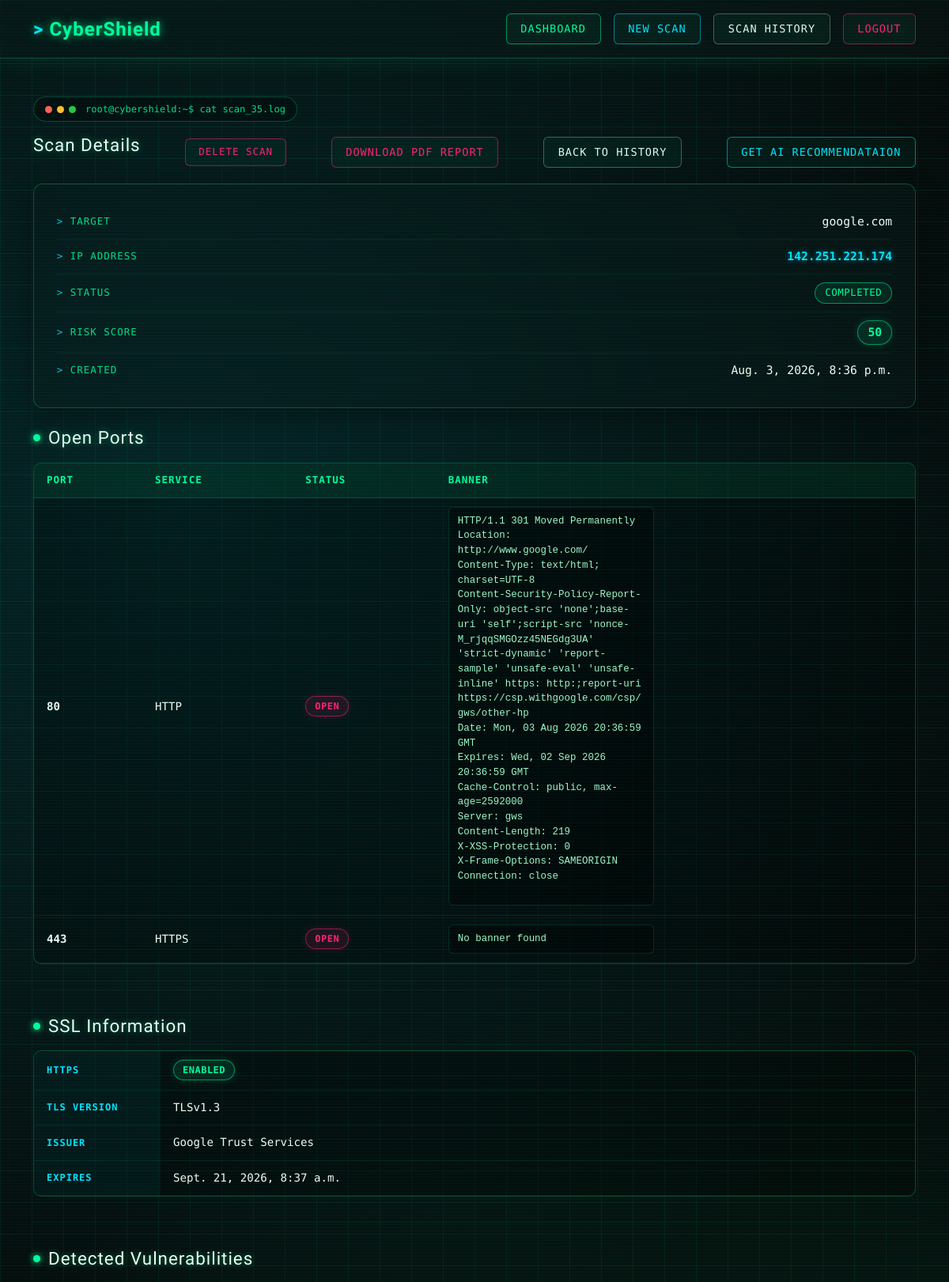
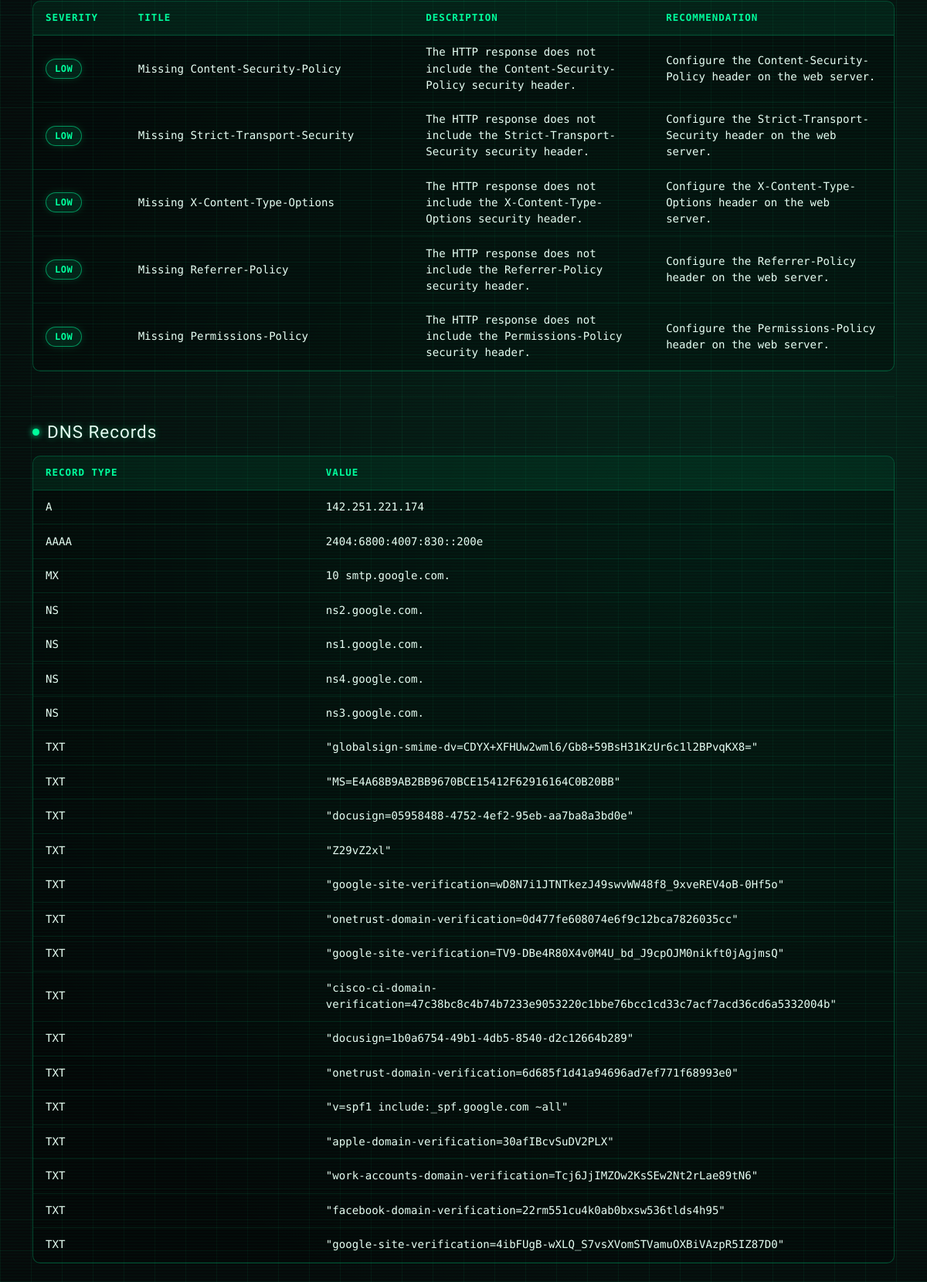
/scanner/35/ (signed in), run on the app's committed database (2 pictures, top to bottom).
### scanner/models.py (models this page shows, shortened)
class Scan(models.Model):
    SCAN_TYPES = [
        ("website", "Website"),
        ("ip", "IP Address"),
        ("domain", "Domain"),
    ]
    STATUS = [
        ("pending", "Pending"),
        ("running", "Running"),
        ("completed", "Completed"),
        ("failed", "Failed"),
    ]
    user = models.ForeignKey(
        User,
        on_delete=models.CASCADE
    )
    target = models.CharField(max_length=255)
    ip_address = models.GenericIPAddressField(
    null=True,
    blank=True
    )
    scan_type = models.CharField(
        max_length=20,
        choices=SCAN_TYPES
    )
    status = models.CharField(
        max_length=20,
        choices=STATUS,
        default="pending"
    )
    risk_score = models.IntegerField(default=0)
    ssl_enabled = models.BooleanField(default=False)
    ssl_issuer = models.CharField(
        max_length=255,
        blank=True
    )
    ssl_expiry = models.DateTimeField(
        null=True,
        blank=True
    )
    tls_version = models.CharField(
        max_length=50,
        blank=True
    )
    ai_recommendation = models.TextField(
        blank=True,
        null=True,
    )
    ai_generated_at = models.DateTimeField(
        blank=True,
        null=True,
    )
    created_at = models.DateTimeField(auto_now_add=True)
    completed_at = models.DateTimeField(
        null=True,
        blank=True
    )

class PortResult(models.Model):
    scan = models.ForeignKey(
        Scan,
        on_delete=models.CASCADE,
        related_name="ports"
    )
    port = models.IntegerField()
    service = models.CharField(
        max_length=100
    )
    status = models.CharField(
        max_length=20,
        default="Open"
    )
    banner = models.TextField(
        blank=True,
        null=True
    )
    version = models.CharField(
        max_length=255,
        blank=True
    )

class Vulnerability(models.Model):
    SEVERITY = [
        ("Critical", "Critical"),
        ("High", "High"),
        ("Medium", "Medium"),
        ("Low", "Low"),
        ("Info", "Info"),
    ]
    scan = models.ForeignKey(
        Scan,
        on_delete=models.CASCADE,
        related_name="vulnerabilities"
    )
    title = models.CharField(max_length=200)
    severity = models.CharField(
        max_length=20,
        choices=SEVERITY
    )
    port = models.IntegerField(
        null=True,
        blank=True
    )
    service = models.CharField(
        max_length=100,
        blank=True
    )
    description = models.TextField()
    recommendation = models.TextField()

class DNSRecord(models.Model):
    scan = models.ForeignKey(
        Scan,
        on_delete=models.CASCADE,
        related_name="dns_records"
    )
    record_type = models.CharField(max_length=20)
    value = models.TextField()

### scanner/views.py (the view)
# urls.py: path("<int:scan_id>/", scan_detail, name="scan_detail"),
@login_required
def scan_detail(request, scan_id):
    scan = get_object_or_404(
        Scan,
        id=scan_id,
        user=request.user
    )
    ports = scan.ports.all()
    vulnerabilities = scan.vulnerabilities.all()
    dns_records = scan.dns_records.all()
    return render(
        request,
        "scanner/detail.html",
        {
            "scan": scan,
            "ports": ports,
            "vulnerabilities": vulnerabilities,
            "dns_records": dns_records,
        },
    )

### scanner/templates/scanner/detail.html (shortened to what this page needs)
{% extends "base.html" %}
{% block content %}
<div class="terminal-tag mb-3">
    <span class="dot dot-red"></span>
    <span class="dot dot-yellow"></span>
    <span class="dot dot-green"></span>
    <span class="terminal-path">root@cybershield:~$ cat scan_{{ scan.id }}.log</span>
</div>
<div class="page-header">
    <h2 class="section-title">Scan Details</h2>
    <a href="{% url 'delete_scan' scan.id %}" class="btn btn-danger glow-btn delete-scan-btn">
        Delete Scan
    </a>
    <a href="{% url 'download_report' scan.id %}" class="btn btn-danger glow-btn">
        Download PDF Report
    </a>
    <a href="{% url 'scan_history' %}" class="btn btn-secondary glow-btn">
        Back to History
    </a>
    <a href="{% url 'generate_ai_recommendation' scan.id %}" class="btn btn-primary btn-glow" id="aiRecommendBtn">Get AI Recommendataion</a>
</div>
<div class="glass-panel detail-card mb-4">
    <div class="card-body">
        <div class="detail-row">
            <span class="detail-label">Target</span>
            <span class="detail-value">{{ scan.target }}</span>
        </div>
        <div class="detail-row">
            <span class="detail-label">IP Address</span>
            <span class="detail-value ip-value">{{ scan.ip_address|default:"—" }}</span>
        </div>
        <div class="detail-row">
            <span class="detail-label">Status</span>
            <span class="detail-value">
                <span class="status-pill status-{{ scan.status|lower }}">{{ scan.status }}</span>
            </span>
        </div>
        <div class="detail-row">
            <span class="detail-label">Risk Score</span>
            <span class="detail-value">
                <span class="risk-badge">{{ scan.risk_score }}</span>
            </span>
        </div>
        <div class="detail-row">
            <span class="detail-label">Created</span>
            <span class="detail-value">{{ scan.created_at }}</span>
        </div>
    </div>
</div>
<h3 class="section-title"><span class="pulse-dot"></span> Open Ports</h3>
<div class="table-wrap mb-4">
    <div class="table-scroll">
        <table class="table cyber-table mb-0">
            <thead>
                <tr>
                    <th>Port</th>
                    <th>Service</th>
                    <th>Status</th>
                    <th>Banner</th>
                </tr>
            </thead>
            <tbody>
                {% for port in ports %}
                <tr>
                    <td class="port-cell">{{ port.port }}</td>
                    <td>{{ port.service }}</td>
                    <td>
                        <span class="status-badge-danger">{{ port.status }}</span>
                    </td>
                    <td>
                        <pre class="banner-pre">{{ port.banner|default:"No banner found" }}</pre>
                    </td>
                </tr>
                {% empty %}
                <tr>
                    <td colspan="4" class="text-center empty-row">
                        No ports found.
                    </td>
                </tr>
                {% endfor %}
            </tbody>
        </table>
    </div>
</div>
<hr class="cyber-divider">
<h3 class="section-title"><span class="pulse-dot"></span> SSL Information</h3>
{% if scan.ssl_enabled %}
<div class="table-wrap mb-4">
    <div class="table-scroll">
        <table class="table cyber-table cyber-table-kv mb-0">
            <tr>
                <th>HTTPS</th>
                <td><span class="status-badge-success">Enabled</span></td>
            </tr>
            <tr>
                <th>TLS Version</th>
                <td>{{ scan.tls_version|default:"—" }}</td>
            </tr>
            <tr>
                <th>Issuer</th>
                <td>{{ scan.ssl_issuer|default:"—" }}</td>
            </tr>
            <tr>
                <th>Expires</th>
                <td>{{ scan.ssl_expiry|default:"—" }}</td>
            </tr>
        </table>
    </div>
</div>
{% else %}
<div class="cyber-alert cyber-alert-warning mb-4">
    <span class="alert-icon">⚠</span> HTTPS is not available.
</div>
{% endif %}
<hr class="cyber-divider">
<h3 class="section-title"><span class="pulse-dot"></span> Detected Vulnerabilities</h3>
{% if vulnerabilities %}
<div class="table-wrap mb-4">
    <div class="table-scroll">
        <table class="table cyber-table mb-0">
            <thead>
                <tr>
                    <th>Severity</th>
                    <th>Title</th>
                    <th>Description</th>
                    <th>Recommendation</th>
                </tr>
            </thead>
            <tbody>
                {% for v in vulnerabilities %}
                <tr>
                    <td>
                        {% if v.severity == "High" %}
                        <span class="status-badge-danger">{{ v.severity }}</span>
                        {% elif v.severity == "Medium" %}
                        <span class="status-badge-warning">{{ v.severity }}</span>
                        {% else %}
                        <span class="status-badge-success">{{ v.severity }}</span>
                        {% endif %}
                    </td>
                    <td>{{ v.title }}</td>
                    <td class="wrap-cell">{{ v.description }}</td>
                    <td class="wrap-cell">{{ v.recommendation }}</td>
                </tr>
                {% endfor %}
            </tbody>
        </table>
    </div>
</div>
{% else %}
<div class="cyber-alert cyber-alert-success mb-4">
    <span class="alert-icon">✓</span> No vulnerabilities detected.
</div>
{% endif %}
<hr class="cyber-divider">
<h3 class="section-title">
    <span class="pulse-dot"></span>
    DNS Records
</h3>
{% if dns_records %}
<div class="table-wrap mb-4">
    <div class="table-scroll">
        <table class="table cyber-table mb-0">
            <thead>
                <tr>
                    <th>Record Type</th>
                    <th>Value</th>
                </tr>
            </thead>
            <tbody>
            {% for record in dns_records %}
                <tr>
                    <td>{{ record.record_type }}</td>
                    <td class="wrap-cell">{{ record.value }}</td>
                </tr>
            {% endfor %}
            </tbody>
        </table>
    </div>
</div>
{% else %}
<div class="cyber-alert cyber-alert-success mb-4">
    <span class="alert-icon">✓</span>
    No DNS Records Found.
</div>
{% endif %}
{% endblock %}

### templates/base.html (style rules this page uses)
:root { --neon-green: #00ff9d; --neon-cyan: #00e5ff; --neon-pink: #ff2079; --glass-bg: rgba(15, 25, 25, 0.45); --glass-border: rgba(0, 255, 157, 0.25); --bg-dark: #060a0a; --bs-body-color: #d7fff0; --bs-body-color-rgb: 215, 255, 240; --bs-emphasis-color: #eafff5; --bs-secondary-color: rgba(215, 255, 240, 0.65); --bs-tertiary-color: rgba(215, 255, 240, 0.45); --bs-heading-color: #eafff5; --bs-link-color: #00e5ff; --bs-link-color-rgb: 0, 229, 255; --bs-link-hover-color: #00ff9d; --bs-card-color: #d7fff0; --bs-card-cap-color: #eafff5; --bs-card-bg: transparent; --bs-card-border-color: rgba(0, 255, 157, 0.25); --bs-table-color: #d7fff0; --bs-table-bg: transparent; --bs-table-border-color: rgba(0, 255, 157, 0.15); --bs-table-striped-color: #d7fff0; --bs-table-striped-bg: rgba(0, 255, 157, 0.04); --bs-table-hover-color: #eafff5; --bs-table-hover-bg: rgba(0, 255, 157, 0.06); --bs-form-control-color: #eafff5; --bs-form-select-color: #eafff5; --bs-alert-bg: transparent; --bs-alert-border-color: transparent; }
* { box-sizing: border-box; }
html, body { min-height: 100%; }
body { background-color: var(--bg-dark); background-image: linear-gradient(rgba(0, 255, 157, 0.06) 1px, transparent 1px), linear-gradient(90deg, rgba(0, 255, 157, 0.06) 1px, transparent 1px), radial-gradient(circle at 20% 20%, rgba(0, 229, 255, 0.12), transparent 40%), radial-gradient(circle at 80% 70%, rgba(0, 255, 157, 0.10), transparent 45%); background-size: 40px 40px, 40px 40px, cover, cover; color: #d7fff0; font-family: 'Share Tech Mono', monospace; min-height: 100vh; position: relative; overflow-x: hidden; }
body::before { content: ""; position: fixed; inset: 0; pointer-events: none; background: repeating-linear-gradient( 0deg, rgba(0, 255, 157, 0.03) 0px, rgba(0, 255, 157, 0.03) 1px, transparent 2px, transparent 4px ); z-index: 1000; }
h1, h2, h3, h4, h5, h6, .navbar-brand { font-family: 'Orbitron', sans-serif; letter-spacing: 1px; }
:where(p, span, div, td, th, li, label, small, dt, dd, legend) { color: #d7fff0; }
:where(h1, h2, h3, h4, h5, h6, strong, b, .card-title) { color: #eafff5; }
.btn { font-family: 'Share Tech Mono', monospace; border-radius: 6px; border: 1px solid var(--glass-border); background: rgba(0, 255, 157, 0.04); backdrop-filter: blur(8px); -webkit-backdrop-filter: blur(8px); color: #d7fff0; text-transform: uppercase; letter-spacing: 1px; font-size: 0.85rem; padding: 0.5rem 1.1rem; transition: all 0.25s ease; position: relative; overflow: hidden; }
.btn-secondary { border-color: rgba(215, 255, 240, 0.3); color: #d7fff0; }
.btn-danger { border-color: rgba(255, 32, 121, 0.5); color: var(--neon-pink); }
.btn-primary { border-color: rgba(0, 229, 255, 0.5); color: var(--neon-cyan); }
.glass-panel, .card { background: var(--glass-bg); backdrop-filter: blur(16px) saturate(140%); -webkit-backdrop-filter: blur(16px) saturate(140%); border: 1px solid var(--glass-border); border-radius: 12px; box-shadow: 0 8px 32px rgba(0, 0, 0, 0.4), inset 0 1px 0 rgba(255, 255, 255, 0.03); }
.table { background-color: transparent; }
a { color: var(--neon-cyan); }
pre, code { color: #9df7c9; }

### data on the page
Scan: id "35", target "google.com", ip_address "142.251.221.174", status "COMPLETED", risk_score "50", created_at "Aug. 3, 2026, 8:36 p.m.", tls_version "TLSv1.3", ssl_issuer "Google Trust Services", ssl_expiry "Sept. 21, 2026, 8:37 a.m."
PortResult: port "80", service "HTTP", status "OPEN", banner "HTTP/1.1 301 Moved Permanently Location: http://www.google.com/ Content-Type: text/html; charset=UTF-8 Content-Security-Policy-Report-Only: object-src 'none';base-uri 'self';script-src 'nonce-M_rjqqSMGOzz45NEGdg3UA' 'strict-dynamic' 'report-sample' 'unsafe-eval' 'unsafe-inline' https: http:;report-uri https://csp.withgoogle.com/csp/gws/other-hp Date: Mon, 03 Aug 2026 20:36:59 GMT Expires: Wed, 02 Sep 2026 20:36:59 GMT Cache-Control: public, max-age=2592000 Server: gws Content-Length: 219 X-XSS-Protection: 0 X-Frame-Options: SAMEORIGIN Connection: close"
PortResult: port "443", service "HTTPS", status "OPEN", banner "No banner found"
Vulnerability: severity "LOW", title "Missing Content-Security-Policy", description "The HTTP response does not include the Content-Security-Policy security header.", recommendation "Configure the Content-Security-Policy header on the web server."
Vulnerability: severity "LOW", title "Missing Strict-Transport-Security", description "The HTTP response does not include the Strict-Transport-Security security header.", recommendation "Configure the Strict-Transport-Security header on the web server."
Vulnerability: severity "LOW", title "Missing X-Content-Type-Options", description "The HTTP response does not include the X-Content-Type-Options security header.", recommendation "Configure the X-Content-Type-Options header on the web server."
Vulnerability: severity "LOW", title "Missing Referrer-Policy", description "The HTTP response does not include the Referrer-Policy security header.", recommendation "Configure the Referrer-Policy header on the web server."
Vulnerability: severity "LOW", title "Missing Permissions-Policy", description "The HTTP response does not include the Permissions-Policy security header.", recommendation "Configure the Permissions-Policy header on the web server."
DNSRecord: record_type "A", value "142.251.221.174"
DNSRecord: record_type "AAAA", value "2404:6800:4007:830::200e"
DNSRecord: record_type "MX", value "10 smtp.google.com."
DNSRecord: record_type "NS", value "ns2.google.com."
DNSRecord: record_type "NS", value "ns1.google.com."
DNSRecord: record_type "NS", value "ns4.google.com."
DNSRecord: record_type "NS", value "ns3.google.com."
DNSRecord: record_type "TXT", value "\"globalsign-smime-dv=CDYX+XFHUw2wml6/Gb8+59BsH31KzUr6c1l2BPvqKX8=\""
DNSRecord: record_type "TXT", value "\"MS=E4A68B9AB2BB9670BCE15412F62916164C0B20BB\""
DNSRecord: record_type "TXT", value "\"docusign=05958488-4752-4ef2-95eb-aa7ba8a3bd0e\""
DNSRecord: record_type "TXT", value "\"Z29vZ2xl\""
DNSRecord: record_type "TXT", value "\"google-site-verification=wD8N7i1JTNTkezJ49swvWW48f8_9xveREV4oB-0Hf5o\""
DNSRecord: record_type "TXT", value "\"onetrust-domain-verification=0d477fe608074e6f9c12bca7826035cc\""
DNSRecord: record_type "TXT", value "\"google-site-verification=TV9-DBe4R80X4v0M4U_bd_J9cpOJM0nikft0jAgjmsQ\""
DNSRecord: record_type "TXT", value "\"cisco-ci-domain-verification=47c38bc8c4b74b7233e9053220c1bbe76bcc1cd33c7acf7acd36cd6a5332004b\""
DNSRecord: record_type "TXT", value "\"docusign=1b0a6754-49b1-4db5-8540-d2c12664b289\""
DNSRecord: record_type "TXT", value "\"onetrust-domain-verification=6d685f1d41a94696ad7ef771f68993e0\""
DNSRecord: record_type "TXT", value "\"v=spf1 include:_spf.google.com ~all\""
DNSRecord: record_type "TXT", value "\"apple-domain-verification=30afIBcvSuDV2PLX\""
DNSRecord: record_type "TXT", value "\"work-accounts-domain-verification=Tcj6JjIMZOw2KsSEw2Nt2rLae89tN6\""
DNSRecord: record_type "TXT", value "\"facebook-domain-verification=22rm551cu4k0ab0bxsw536tlds4h95\""
DNSRecord: record_type "TXT", value "\"google-site-verification=4ibFUgB-wXLQ_S7vsXVomSTVamuOXBiVAzpR5IZ87D0\""
